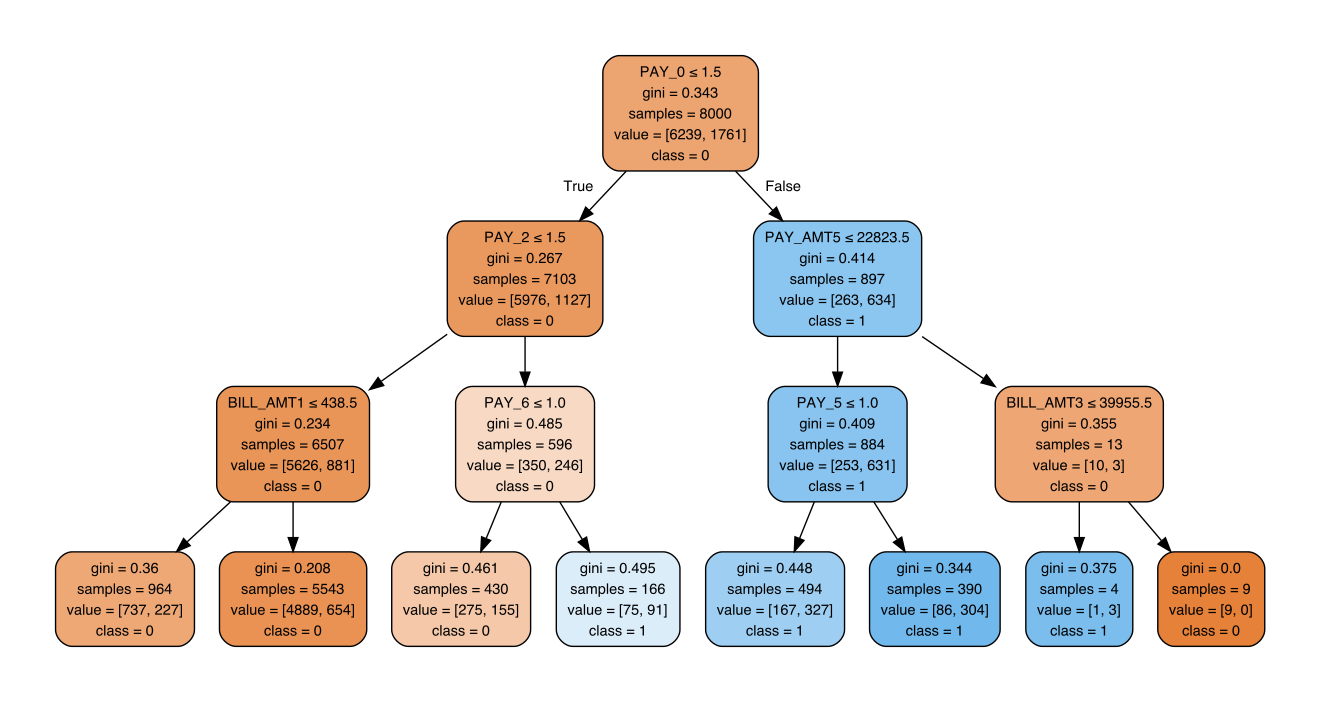

Reproduce this figure in Python.
import pandas as pd
import numpy as np
import graphviz
from sklearn.model_selection import train_test_split
from sklearn.neighbors import KNeighborsClassifier
from sklearn.metrics import accuracy_score
from sklearn.metrics import f1_score
from sklearn.metrics import precision_recall_fscore_support
from sklearn import tree
from sklearn.linear_model import LogisticRegression
from matplotlib import pyplot as plt
from sklearn.datasets import load_digits
from sklearn import metrics
from sklearn import svm
from sklearn.cross_validation import KFold
from sklearn.metrics import confusion_matrix
from sklearn.model_selection import GridSearchCV
from sklearn.svm import SVC
from sklearn.model_selection import cross_val_score
import warnings
import statsmodels.api as sm
from scipy import stats
warnings.filterwarnings('ignore')


#Solution 1
print("\n\n-------------------------Solution 1-----------------------\n\n")

#Load the Data
digits = load_digits()

#Split the data
X_train, X_test, y_train, y_test = train_test_split(digits.data, digits.target, test_size=0.6, random_state=True)
#K-nearest neighbors
print("\n\n----------K-nearest neighbors----------\n")
neigh = KNeighborsClassifier(n_neighbors=5)
neigh.fit(X_train, y_train)
y_pred_train=neigh.predict(X_train)
y_pred=neigh.predict(X_test)
#print("Accuracy",neigh.score(X_test, y_test, sample_weight=None))
print("Accuracy",accuracy_score(y_test, y_pred, normalize=True))
print("F1-score",f1_score(y_test, y_pred, average=None))
print("Precision and Recall Score",precision_recall_fscore_support(y_test, y_pred, average='macro'))
print("Confusion Matrix for Train\n", metrics.confusion_matrix(y_train, y_pred_train))
print("Confusion Matrix for Test\n", metrics.confusion_matrix(y_test, y_pred))
probs = neigh.predict_proba(X_test)
preds = probs[:,1]
fpr, tpr, thresholds = metrics.roc_curve(y_test, preds, pos_label=2)
roc_auc = metrics.auc(fpr, tpr)
plt.title('Receiver Operating Characteristic')
plt.plot(fpr, tpr, 'b', label = 'AUC = %0.2f' % roc_auc)
plt.legend(loc = 'lower right')
plt.xlim([0, 1])
plt.ylim([0, 1])
plt.ylabel('True Positive Rate')
plt.xlabel('False Positive Rate')
plt.show()
folds=5
accs = []
cms = np.zeros(10)
kf = KFold(len(X_train), n_folds=folds, shuffle=True)
for train_indices, test_indices in kf:
    neigh.fit(X_train[train_indices], y_train[train_indices])
    y_pred=neigh.predict(X_train[test_indices])
    ac = accuracy_score(y_train[test_indices], y_pred)
    cm = confusion_matrix(y_pred,y_train[test_indices])
    accs.append(ac)
    cms = cms +  cm
print("Accuracy Using Cross Validation",np.mean(accs))
print("Confusion Matrix\n",cms)
total=0
correct=0
top_n =3
for i in X_test:
    y_pred=neigh.predict(i.reshape(1,-1))
    probs = neigh.predict_proba(i.reshape(1,-1))
    best_n = np.argsort(probs, axis=1)[:,-top_n:]
    if(y_pred in best_n):
        correct = correct+1
        total = total + 1
    else:
        total =total + 1
print("Top n_Accuracy",float(correct/total))


#Decision Tree
print("\n\n\n\n-------------Decision Tree-------------\n")
clf = tree.DecisionTreeClassifier()
clf = clf.fit(X_train, y_train)
y_pred_train=clf.predict(X_train)
y_pred=clf.predict(X_test)
#print("Accuracy",clf.score(X_test, y_test, sample_weight=None))
print("Accuracy",accuracy_score(y_test, y_pred, normalize=True))
print("F1-score",f1_score(y_test, y_pred, average=None))
print("Precision and Recall Score",precision_recall_fscore_support(y_test, y_pred, average='macro'))
print("Confusion Matrix for Train\n", metrics.confusion_matrix(y_train, y_pred_train))
print("Confusion Matrix for Test\n", metrics.confusion_matrix(y_test, y_pred))
probs = clf.predict_proba(X_test)
preds = probs[:,1]
fpr, tpr, thresholds = metrics.roc_curve(y_test, preds, pos_label=2)
roc_auc = metrics.auc(fpr, tpr)
plt.title('Receiver Operating Characteristic')
plt.plot(fpr, tpr, 'b', label = 'AUC = %0.2f' % roc_auc)
plt.legend(loc = 'lower right')
plt.xlim([0, 1])
plt.ylim([0, 1])
plt.ylabel('True Positive Rate')
plt.xlabel('False Positive Rate')
plt.show()
folds=5
accs = []
cms = np.zeros(10)
kf = KFold(len(X_train), n_folds=folds, shuffle=True)
for train_indices, test_indices in kf:
    clf.fit(X_train[train_indices], y_train[train_indices])
    y_pred=clf.predict(X_train[test_indices])
    ac = accuracy_score(y_train[test_indices], y_pred)
    cm = confusion_matrix(y_pred,y_train[test_indices])
    accs.append(ac)
    cms = cms +  cm
print("Accuracy Using Cross Validation",np.mean(accs))
print("Confusion Matrix\n",cms)
total=0
correct=0
top_n =3
for i in X_test:
    y_pred=clf.predict(i.reshape(1,-1))
    probs = clf.predict_proba(i.reshape(1,-1))
    best_n = np.argsort(probs, axis=1)[:,-top_n:]
    if(y_pred in best_n):
        correct = correct+1
        total = total + 1
    else:
        total =total + 1
print("Top n_Accuracy",float(correct/total))

#SVM
print("\n\n\n\n------------------SVM------------------\n")
sup = svm.SVC(probability=True)
sup.fit(X_train, y_train)
y_pred_train=sup.predict(X_train)
y_pred=sup.predict(X_test)
#print("Accuracy",sup.score(X_test, y_test, sample_weight=None))
print("Accuracy",accuracy_score(y_test, y_pred, normalize=True))
print("F1-score",f1_score(y_test, y_pred, average=None))
print("Precision and Recall Score",precision_recall_fscore_support(y_test, y_pred, average='macro'))
#y_score = sup.fit(X_train, y_train).decision_function(X_test)
#print("ROC Score",roc_auc_score(y_test, y_score))
print("Confusion Matrix for Train\n", metrics.confusion_matrix(y_train, y_pred_train))
print("Confusion Matrix for Test\n", metrics.confusion_matrix(y_test, y_pred))
probs = sup.predict_proba(X_test)
preds = probs[:,1]
fpr, tpr, thresholds = metrics.roc_curve(y_test, preds, pos_label=2)
roc_auc = metrics.auc(fpr, tpr)
plt.title('Receiver Operating Characteristic')
plt.plot(fpr, tpr, 'b', label = 'AUC = %0.2f' % roc_auc)
plt.legend(loc = 'lower right')
plt.xlim([0, 1])
plt.ylim([0, 1])
plt.ylabel('True Positive Rate')
plt.xlabel('False Positive Rate')
plt.show()
folds=5
accs = []
cms = np.zeros(10)
kf = KFold(len(X_train), n_folds=folds, shuffle=True)
for train_indices, test_indices in kf:
    sup.fit(X_train[train_indices], y_train[train_indices])
    y_pred=sup.predict(X_train[test_indices])
    ac = accuracy_score(y_train[test_indices], y_pred)
    cm = confusion_matrix(y_pred,y_train[test_indices])
    accs.append(ac)
    cms = cms +  cm
print("Accuracy Using Cross Validation",np.mean(accs))
print("Confusion Matrix\n",cms)
total=0
correct=0
top_n =3
for i in X_test:
    y_pred=sup.predict(i.reshape(1,-1))
    probs = sup.predict_proba(i.reshape(1,-1))
    best_n = np.argsort(probs, axis=1)[:,-top_n:]
    if(y_pred in best_n):
        correct = correct+1
        total = total + 1
    else:
        total =total + 1
print("Top n_Accuracy",float(correct/total))

#Logistic Regression
print("\n\n\n\n----------Logistic Regression----------\n")
logisticRegr = LogisticRegression()
logisticRegr.fit(X_train, y_train)
y_pred_train=logisticRegr.predict(X_train)
y_pred=logisticRegr.predict(X_test)
#print("Accuracy",logisticRegr.score(X_test, y_test))
print("Accuracy",accuracy_score(y_test, y_pred, normalize=True))
print("F1-score",f1_score(y_test, y_pred, average=None))
print("Precision and Recall Score",precision_recall_fscore_support(y_test, y_pred, average='macro'))
#y_score = logisticRegr.fit(X_train, y_train).decision_function(X_test)
#print("ROC Score",roc_auc_score(y_test, y_score))
print("Confusion Matrix for Train\n", metrics.confusion_matrix(y_train, y_pred_train))
print("Confusion Matrix for Test\n", metrics.confusion_matrix(y_test, y_pred))
probs = logisticRegr.predict_proba(X_test)
preds = probs[:,1]
fpr, tpr, thresholds = metrics.roc_curve(y_test, preds, pos_label=2)
roc_auc = metrics.auc(fpr, tpr)
plt.title('Receiver Operating Characteristic')
plt.plot(fpr, tpr, 'b', label = 'AUC = %0.2f' % roc_auc)
plt.xlim([0, 1])
plt.ylim([0, 1])
plt.legend(loc = 'lower right')
plt.ylabel('True Positive Rate')
plt.xlabel('False Positive Rate')
plt.show()
folds=5
accs = []
cms = np.zeros(10)
kf = KFold(len(X_train), n_folds=folds, shuffle=True)
for train_indices, test_indices in kf:
    logisticRegr.fit(X_train[train_indices], y_train[train_indices])
    y_pred=logisticRegr.predict(X_train[test_indices])
    ac = accuracy_score(y_train[test_indices], y_pred)
    cm = confusion_matrix(y_pred,y_train[test_indices])
    accs.append(ac)
    cms = cms +  cm
print("Accuracy Using Cross Validation",np.mean(accs))
print("Confusion Matrix\n",cms)
total=0
correct=0
top_n =3
for i in X_test:
    y_pred=logisticRegr.predict(i.reshape(1,-1))
    probs = logisticRegr.predict_proba(i.reshape(1,-1))
    best_n = np.argsort(probs, axis=1)[:,-top_n:]
    if(y_pred in best_n):
        correct = correct+1
        total = total + 1
    else:
        total =total + 1
print("Top n_Accuracy",float(correct/total))



#Solution 2
print("\n\n-------------------------Solution 2-----------------------\n\n")


#Load the Data
data1 = pd.read_csv('/Users/shubhamsingh/Downloads/cc.csv')
#print(data1.isnull().sum())
y_true=data1['default.payment.next.month']
data=data1.drop(data1.columns[len(data1.columns)-1], axis=1, inplace=False)
del data['ID']

#Split the data
X_train, X_test, y_train, y_test = train_test_split(data,y_true,test_size=0.6,random_state=True)

X = data
y = y_true

X2 = sm.add_constant(X)
est = sm.OLS(y, X2)
est2 = est.fit()
print(est2.summary())

#K-nearest neighbors
print("\n\n----------K-nearest neighbors----------\n")
neigh = KNeighborsClassifier(n_neighbors=5)
neigh.fit(X_train, y_train)
y_pred_train=neigh.predict(X_train)
y_pred=neigh.predict(X_test)
#print("Accuracy",accuracy_score(y_test, y_pred, normalize=True))
print("Accuracy",neigh.score(X_test, y_test, sample_weight=None))
print("F1-score",f1_score(y_test, y_pred, average=None))
print("Precision and Recall Score",precision_recall_fscore_support(y_test, y_pred, average='macro'))
print("Confusion Matrix for Train\n", metrics.confusion_matrix(y_train, y_pred_train))
print("Confusion Matrix for Test\n", metrics.confusion_matrix(y_test, y_pred))
probs = neigh.predict_proba(X_test)
preds = probs[:,1]
fpr, tpr, thresholds = metrics.roc_curve(y_test, preds, pos_label=None)
roc_auc = metrics.auc(fpr, tpr)
plt.title('Receiver Operating Characteristic')
plt.plot(fpr, tpr, 'b', label = 'AUC = %0.2f' % roc_auc)
plt.legend(loc = 'lower right')
plt.xlim([0, 1])
plt.ylim([0, 1])
plt.ylabel('True Positive Rate')
plt.xlabel('False Positive Rate')
plt.show()
A = neigh.kneighbors_graph(X_test,n_neighbors=600,mode='connectivity')
A.toarray()

folds=3
accs = []
kf = KFold(len(X_train), n_folds=folds, shuffle=True)
for train_indices, test_indices in kf:
    neigh.fit(X_train.values[train_indices], y_train.values[train_indices])
    y_pred=neigh.predict(X_train.values[test_indices])
    ac = accuracy_score(y_train.values[test_indices], y_pred)
    accs.append(ac)
print("Accuracy Using Cross Validation",np.mean(accs))
d ={'n_neighbors' : [5,50]}
ne = GridSearchCV(estimator=neigh, cv=3, param_grid=d,n_jobs=-1)
ne.fit(X_train,y_train)
print("Accuracy",ne.score(X_test,y_test)) 
print("Accuracy Using Cross Validation",cross_val_score(ne,X_test,y_test))
print("Score of best_estimator",ne.best_score_) 
print("Best Parameter setting",ne.best_params_)
print("Estimator which gave highest score",ne.best_estimator_)


#Decision Tree
print("\n\n\n\n-------------Decision Tree-------------\n")
clf = tree.DecisionTreeClassifier(max_depth=3, random_state=0)
clf = clf.fit(X_train, y_train)
y_pred_train=clf.predict(X_train)
y_pred=clf.predict(X_test)
#print("Accuracy",clf.score(X_test, y_test, sample_weight=None))
print("Accuracy",accuracy_score(y_test, y_pred, normalize=True))
print("F1-score",f1_score(y_test, y_pred, average=None))
print("Precision and Recall Score",precision_recall_fscore_support(y_test, y_pred, average='macro'))
print("Confusion Matrix for Train\n", metrics.confusion_matrix(y_train, y_pred_train))
print("Confusion Matrix for Test\n", metrics.confusion_matrix(y_test, y_pred))
probs = clf.predict_proba(X_test)
preds = probs[:,1]
fpr, tpr, thresholds = metrics.roc_curve(y_test, preds, pos_label=None)
roc_auc = metrics.auc(fpr, tpr)
plt.title('Receiver Operating Characteristic')
plt.plot(fpr, tpr, 'b', label = 'AUC = %0.2f' % roc_auc)
plt.legend(loc = 'lower right')
plt.xlim([0, 1])
plt.ylim([0, 1])
plt.ylabel('True Positive Rate')
plt.xlabel('False Positive Rate')
plt.show()

folds=3
accs = []
kf = KFold(len(X_train), n_folds=folds, shuffle=True)
for train_indices, test_indices in kf:
    clf.fit(X_train.values[train_indices], y_train.values[train_indices])
    y_pred=clf.predict(X_train.values[test_indices])
    ac = accuracy_score(y_train.values[test_indices], y_pred)
    accs.append(ac)
print("Accuracy Using Cross Validation",np.mean(accs))

dot_data = tree.export_graphviz(clf, feature_names=np.array(list(data)),class_names=['0','1'],out_file=None,filled=True,rounded=True,special_characters=True)
graph = graphviz.Source(dot_data) 
graph.render("Credit") 
print(graph)
d ={'max_depth' : [2,3]}
ne = GridSearchCV(estimator=clf, cv=3, param_grid=d,n_jobs=-1)

ne.fit(X_train,y_train)
print("Accuracy",ne.score(X_test,y_test)) 
print("Accuracy Using Cross Validation",cross_val_score(ne,X_test,y_test))
print("Score of best_estimator",ne.best_score_) 
print("Best Parameter setting",ne.best_params_)
print("Estimator which gave highest score",ne.best_estimator_)

#SVM
print("\n\n\n\n------------------SVM------------------\n")
sup = svm.SVC(probability=True)
sup.fit(X_train, y_train)
y_pred_train=sup.predict(X_train)
y_pred=sup.predict(X_test)
#print("Accuracy",sup.score(X_test, y_test, sample_weight=None))
print("Accuracy",accuracy_score(y_test, y_pred, normalize=True))
print("F1-score",f1_score(y_test, y_pred, average=None))
print("Precision and Recall Score",precision_recall_fscore_support(y_test, y_pred, average='macro'))
#y_score = sup.fit(X_train, y_train).decision_function(X_test)
#print("ROC Score",roc_auc_score(y_test, y_score))
print("Confusion Matrix for Train\n", metrics.confusion_matrix(y_train, y_pred_train))
print("Confusion Matrix for Test\n", metrics.confusion_matrix(y_test, y_pred))
probs = sup.predict_proba(X_test)
preds = probs[:,1]
fpr, tpr, thresholds = metrics.roc_curve(y_test, preds, pos_label=None)
roc_auc = metrics.auc(fpr, tpr)
plt.title('Receiver Operating Characteristic')
plt.plot(fpr, tpr, 'b', label = 'AUC = %0.2f' % roc_auc)
plt.legend(loc = 'lower right')
plt.xlim([0, 1])
plt.ylim([0, 1])
plt.ylabel('True Positive Rate')
plt.xlabel('False Positive Rate')
plt.show()
d ={'degree' : [2,3,4]}
ne = GridSearchCV(estimator=sup, cv=3, param_grid=d,n_jobs=-1)

ne.fit(X_train,y_train)
print("Accuracy",ne.score(X_test,y_test)) 
print("Accuracy Using Cross Validation",cross_val_score(ne,X_test,y_test))
print("Score of best_estimator",ne.best_score_) 
print("Best Parameter setting",ne.best_params_)
print("Estimator which gave highest score",ne.best_estimator_)

#Logistic Regression
print("\n\n\n\n----------Logistic Regression----------\n")
logisticRegr = LogisticRegression()
logisticRegr.fit(X_train, y_train)
y_pred_train=logisticRegr.predict(X_train)
y_pred=logisticRegr.predict(X_test)
#print("Accuracy",logisticRegr.score(X_test, y_test))
print("Accuracy",accuracy_score(y_test, y_pred, normalize=True))
print("F1-score",f1_score(y_test, y_pred, average=None))
print("Precision and Recall Score",precision_recall_fscore_support(y_test, y_pred, average='macro'))
#y_score = logisticRegr.fit(X_train, y_train).decision_function(X_test)
#print("ROC Score",roc_auc_score(y_test, y_score))
print("Confusion Matrix for Train\n", metrics.confusion_matrix(y_train, y_pred_train))
print("Confusion Matrix for Test\n", metrics.confusion_matrix(y_test, y_pred))
probs = logisticRegr.predict_proba(X_test)
preds = probs[:,1]
fpr, tpr, thresholds = metrics.roc_curve(y_test, preds, pos_label=None)
roc_auc = metrics.auc(fpr, tpr)
plt.title('Receiver Operating Characteristic')
plt.plot(fpr, tpr, 'b', label = 'AUC = %0.2f' % roc_auc)
plt.legend(loc = 'lower right')
plt.xlim([0, 1])
plt.ylim([0, 1])
plt.ylabel('True Positive Rate')
plt.xlabel('False Positive Rate')
plt.show()

folds=3
accs = []
kf = KFold(len(X_train), n_folds=folds, shuffle=True)
for train_indices, test_indices in kf:
    logisticRegr.fit(X_train.values[train_indices], y_train.values[train_indices])
    y_pred=logisticRegr.predict(X_train.values[test_indices])
    ac = accuracy_score(y_train.values[test_indices], y_pred)
    accs.append(ac)
print("Accuracy Using Cross Validation",np.mean(accs))
d ={'penalty' : ['l1','l2']}
ne = GridSearchCV(estimator=logisticRegr, cv=3, param_grid=d,n_jobs=-1)

ne.fit(X_train,y_train)
print("Accuracy",ne.score(X_test,y_test)) 
print("Accuracy Using Cross Validation",cross_val_score(ne,X_test,y_test))
print("Score of best_estimator",ne.best_score_) 
print("Best Parameter setting",ne.best_params_)
print("Estimator which gave highest score",ne.best_estimator_)
